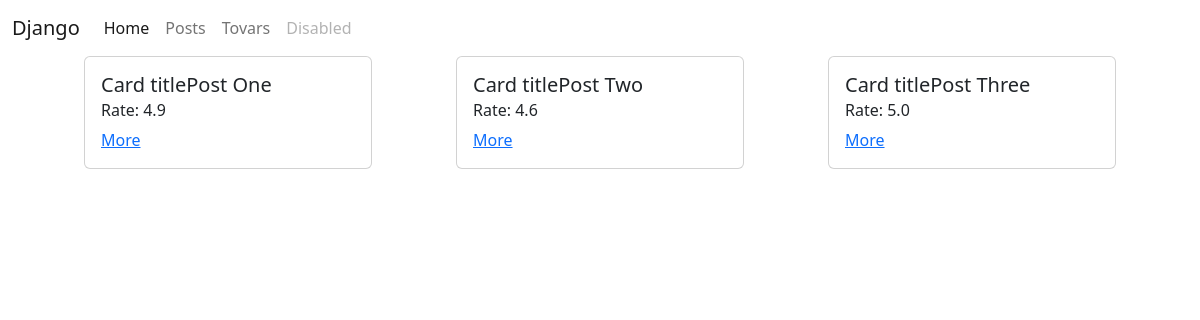
/posts/, run on the app's committed database.
### posts/models.py (models this page shows, shortened)
class Post(models.Model):
    image = models.ImageField(blank=True, null=True)
    title = models.CharField(max_length=255)
    description = models.TextField()
    rate = models.FloatField()
    created_date = models.DateField(auto_now=True)
    modified_date = models.DateField(auto_now_add=True)

### posts/views.py (the view)
# urls.py: path('posts/', post_view),
def post_view(request):
    if request.method == 'GET':
        posts = Post.objects.all()
        context = {
            'posts':posts
        }
        return render(request, 'posts/posts.html', context=context)

### templates/posts/posts.html
{% extends 'layouts/index.html' %}
{% block content %}
    <div style="display: flex; justify-content: space-evenly; flex-wrap: ">
        {% for post in posts %}
            <div class="card" style="width: 18rem;">
                <div class="card-body">
                    <h5 class="card-title">Card title{{ post.title }}</h5>
                    <h6 class="card-subtitle mb-2 text-body-secondary">Rate: {{ post.rate }}</h6>
                    <a href="/posts/{{ post.id }}" class="card-link">More</a>
                </div>
            </div>
        {% endfor %}
    </div>
{% endblock %}

### data on the page
Post: title "Post One", rate "4.9"
Post: title "Post Two", rate "4.6"
Post: title "Post Three", rate "5.0"
